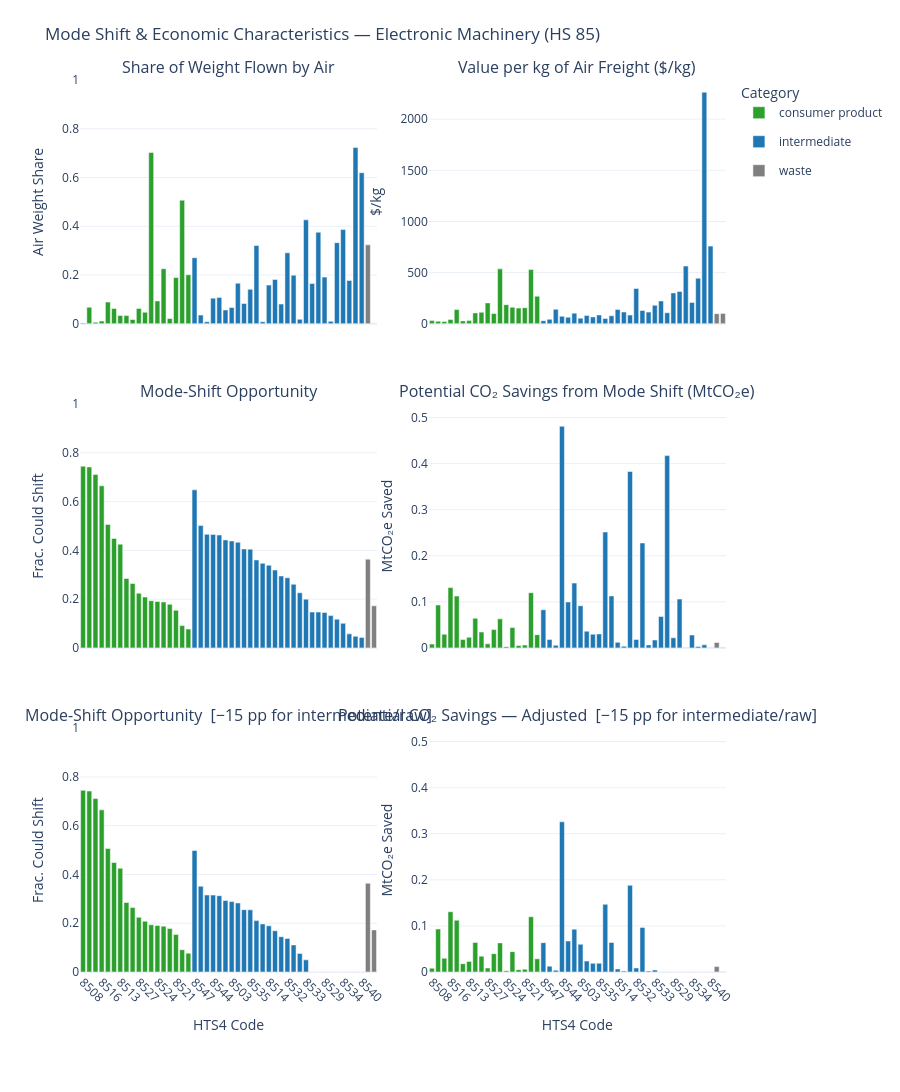

The notebook cell saved with this chart:
### Code cell
elec_category_map = {
    '8501': 'intermediate',     # electric motors and generators
    '8502': 'intermediate',     # generating sets
    '8503': 'intermediate',     # parts for 8501/8502
    '8504': 'intermediate',     # electrical transformers, static converters
    '8505': 'intermediate',     # electromagnets; couplings, brakes
    '8506': 'consumer product', # primary cells and primary batteries
    '8507': 'intermediate',     # electric accumulators (rechargeable)
    '8508': 'consumer product', # vacuum cleaners
    '8509': 'consumer product', # electromechanical domestic appliances
    '8510': 'consumer product', # shavers, hair clippers, hair-removal devices
    '8511': 'intermediate',     # ignition/starting equipment for engines
    '8512': 'consumer product', # lighting/signalling equipment for vehicles
    '8513': 'consumer product', # portable electric lamps
    '8514': 'intermediate',     # industrial electric furnaces and ovens
    '8515': 'intermediate',     # industrial soldering/welding machines
    '8516': 'consumer product', # electric water heaters, hair dryers, irons
    '8517': 'consumer product', # telephone sets; smartphones; routers
    '8518': 'consumer product', # microphones, loudspeakers, amplifiers
    '8519': 'consumer product', # sound recording/reproducing apparatus
    '8520': 'consumer product', # magnetic tape recorders
    '8521': 'consumer product', # video recording/reproducing apparatus
    '8522': 'intermediate',     # parts/accessories for 8519–8521
    '8523': 'consumer product', # discs, tapes, smart cards for data storage
    '8524': 'consumer product', # flat panel display modules
    '8525': 'consumer product', # transmission apparatus; cameras
    '8526': 'intermediate',     # radar, radio navigation, remote control
    '8527': 'consumer product', # radio broadcast receivers
    '8528': 'consumer product', # monitors and projectors; TVs
    '8529': 'intermediate',     # parts for 8525–8528
    '8530': 'intermediate',     # electrical signalling equipment for railways
    '8531': 'consumer product', # electric sound/visual signalling apparatus
    '8532': 'intermediate',     # electrical capacitors
    '8533': 'intermediate',     # electrical resistors
    '8534': 'intermediate',     # printed circuits
    '8535': 'intermediate',     # electrical apparatus for switching (high V)
    '8536': 'intermediate',     # electrical apparatus for switching (<=1000V)
    '8537': 'intermediate',     # boards, panels, consoles for controlling
    '8538': 'intermediate',     # parts for 8535–8537
    '8539': 'consumer product', # electric filament or discharge lamps
    '8540': 'intermediate',     # thermionic valves and tubes
    '8541': 'intermediate',     # semiconductor devices; LEDs
    '8542': 'intermediate',     # electronic integrated circuits
    '8543': 'intermediate',     # other electrical machines with specific function
    '8544': 'intermediate',     # insulated wire, cable, optical fibre cables
    '8545': 'intermediate',     # carbon electrodes
    '8546': 'intermediate',     # electrical insulators
    '8547': 'intermediate',     # insulating fittings for electrical machines
    '8548': 'waste',            # waste/scrap of primary cells and batteries
    '8549': 'waste',            # electrical/electronic waste not elsewhere classified
}

elec_deep_dive = deep_dive_quad_chart(
    elec_results,
    elec_category_map,
    group_name='Electronic Machinery (HS 85)'
)

### Figure 1 — Plotly figure (JSON) as saved in the notebook; plotly's stock layout.template omitted (floating-point values rounded to 4 significant figures)
{"data": [{"legendgroup": "consumer product", "marker": {"color": "#2ca02c"}, "name": "consumer product", "showlegend": true, "type": "bar", "x": ["8508", "8512", "8509", "8516", "8518", "8510", "8513", "8528", "8539", "8527", "8506", "8523", "8524", "8531", "8519", "8521", "8517", "8525"], "xaxis": "x", "y": [0.003713, 0.06777, 0.006602, 0.01128, 0.08904, 0.06266, 0.03422, 0.0338, 0.01763, 0.06311, 0.04739, 0.7029, 0.09382, 0.226, 0.02161, 0.1897, 0.507, 0.2011], "yaxis": "y"}, {"legendgroup": "consumer product", "marker": {"color": "#2ca02c"}, "name": "consumer product", "showlegend": false, "type": "bar", "x": ["8508", "8512", "8509", "8516", "8518", "8510", "8513", "8528", "8539", "8527", "8506", "8523", "8524", "8531", "8519", "8521", "8517", "8525"], "xaxis": "x2", "y": [31.39, 24.96, 22.3, 42.97, 139.6, 28.66, 31.56, 106.8, 112.8, 204.5, 100.6, 537.0, 187.4, 161.8, 153.5, 157.9, 530.4, 270.0], "yaxis": "y2"}, {"legendgroup": "consumer product", "marker": {"color": "#2ca02c"}, "name": "consumer product", "showlegend": false, "type": "bar", "x": ["8508", "8512", "8509", "8516", "8518", "8510", "8513", "8528", "8539", "8527", "8506", "8523", "8524", "8531", "8519", "8521", "8517", "8525"], "xaxis": "x3", "y": [0.7453, 0.7421, 0.7115, 0.665, 0.5065, 0.449, 0.4256, 0.285, 0.2643, 0.2241, 0.2085, 0.1936, 0.1906, 0.188, 0.1787, 0.154, 0.09147, 0.07715], "yaxis": "y3"}, {"legendgroup": "consumer product", "marker": {"color": "#2ca02c"}, "name": "consumer product", "showlegend": false, "type": "bar", "x": ["8508", "8512", "8509", "8516", "8518", "8510", "8513", "8528", "8539", "8527", "8506", "8523", "8524", "8531", "8519", "8521", "8517", "8525"], "xaxis": "x4", "y": [0.00824, 0.09311, 0.02978, 0.1308, 0.1125, 0.0181, 0.02302, 0.06418, 0.03442, 0.008769, 0.03984, 0.0631, 0.002759, 0.04421, 0.005144, 0.006091, 0.1199, 0.02865], "yaxis": "y4"}, {"legendgroup": "consumer product", "marker": {"color": "#2ca02c"}, "name": "consumer product", "showlegend": false, "type": "bar", "x": ["8508", "8512", "8509", "8516", "8518", "8510", "8513", "8528", "8539", "8527", "8506", "8523", "8524", "8531", "8519", "8521", "8517", "8525"], "xaxis": "x5", "y": [0.7453, 0.7421, 0.7115, 0.665, 0.5065, 0.449, 0.4256, 0.285, 0.2643, 0.2241, 0.2085, 0.1936, 0.1906, 0.188, 0.1787, 0.154, 0.09147, 0.07715], "yaxis": "y5"}, {"legendgroup": "consumer product", "marker": {"color": "#2ca02c"}, "name": "consumer product", "showlegend": false, "type": "bar", "x": ["8508", "8512", "8509", "8516", "8518", "8510", "8513", "8528", "8539", "8527", "8506", "8523", "8524", "8531", "8519", "8521", "8517", "8525"], "xaxis": "x6", "y": [0.00824, 0.09311, 0.02978, 0.1308, 0.1125, 0.0181, 0.02302, 0.06418, 0.03442, 0.008769, 0.03984, 0.0631, 0.002759, 0.04421, 0.005144, 0.006091, 0.1199, 0.02865], "yaxis": "y6"}, {"legendgroup": "intermediate", "marker": {"color": "#1f77b4"}, "name": "intermediate", "showlegend": true, "type": "bar", "x": ["8547", "8546", "8502", "8544", "8511", "8501", "8503", "8515", "8505", "8535", "8538", "8507", "8514", "8530", "8504", "8532", "8536", "8545", "8533", "8537", "8543", "8529", "8541", "8522", "8534", "8526", "8542", "8540"], "xaxis": "x", "y": [0.2711, 0.03566, 0.008756, 0.1052, 0.1083, 0.05698, 0.06691, 0.1665, 0.08332, 0.1413, 0.3209, 0.008472, 0.1588, 0.1819, 0.08101, 0.2911, 0.1994, 0.01842, 0.4263, 0.1653, 0.3758, 0.1916, 0.01018, 0.3328, 0.3867, 0.1778, 0.7229, 0.62], "yaxis": "y"}, {"legendgroup": "intermediate", "marker": {"color": "#1f77b4"}, "name": "intermediate", "showlegend": false, "type": "bar", "x": ["8547", "8546", "8502", "8544", "8511", "8501", "8503", "8515", "8505", "8535", "8538", "8507", "8514", "8530", "8504", "8532", "8536", "8545", "8533", "8537", "8543", "8529", "8541", "8522", "8534", "8526", "8542", "8540"], "xaxis": "x2", "y": [30.47, 43.79, 142.4, 73.85, 64.22, 104.4, 55.08, 82.11, 67.54, 86.63, 52.41, 78.8, 140.4, 115.3, 85.14, 344.8, 130.0, 114.3, 181.0, 223.5, 108.1, 302.1, 316.3, 564.4, 209.3, 445.9, 2264.0, 759.4], "yaxis": "y2"}, {"legendgroup": "intermediate", "marker": {"color": "#1f77b4"}, "name": "intermediate", "showlegend": false, "type": "bar", "x": ["8547", "8546", "8502", "8544", "8511", "8501", "8503", "8515", "8505", "8535", "8538", "8507", "8514", "8530", "8504", "8532", "8536", "8545", "8533", "8537", "8543", "8529", "8541", "8522", "8534", "8526", "8542", "8540"], "xaxis": "x3", "y": [0.6484, 0.5019, 0.4657, 0.4654, 0.463, 0.4431, 0.4388, 0.4332, 0.4058, 0.4049, 0.3608, 0.3471, 0.3393, 0.3193, 0.2949, 0.2878, 0.261, 0.2262, 0.1999, 0.1472, 0.1471, 0.1455, 0.1325, 0.1179, 0.1007, 0.05757, 0.04742, 0.04308], "yaxis": "y3"}, {"legendgroup": "intermediate", "marker": {"color": "#1f77b4"}, "name": "intermediate", "showlegend": false, "type": "bar", "x": ["8547", "8546", "8502", "8544", "8511", "8501", "8503", "8515", "8505", "8535", "8538", "8507", "8514", "8530", "8504", "8532", "8536", "8545", "8533", "8537", "8543", "8529", "8541", "8522", "8534", "8526", "8542", "8540"], "xaxis": "x4", "y": [0.08281, 0.0181, 0.005788, 0.481, 0.09961, 0.1406, 0.09149, 0.03625, 0.02972, 0.03032, 0.2515, 0.1128, 0.012, 0.003675, 0.3828, 0.01819, 0.2277, 0.006505, 0.01718, 0.06832, 0.4173, 0.02199, 0.106, 0.0002786, 0.02781, 0.00294, 0.006679, 0.0002558], "yaxis": "y4"}, {"legendgroup": "intermediate", "marker": {"color": "#1f77b4"}, "name": "intermediate", "showlegend": false, "type": "bar", "x": ["8547", "8546", "8502", "8544", "8511", "8501", "8503", "8515", "8505", "8535", "8538", "8507", "8514", "8530", "8504", "8532", "8536", "8545", "8533", "8537", "8543", "8529", "8541", "8522", "8534", "8526", "8542", "8540"], "xaxis": "x5", "y": [0.4984, 0.3519, 0.3157, 0.3154, 0.313, 0.2931, 0.2888, 0.2832, 0.2558, 0.2549, 0.2108, 0.1971, 0.1893, 0.1693, 0.1449, 0.1378, 0.111, 0.07619, 0.04988, 0.0, 0.0, 0.0, 0.0, 0.0, 0.0, 0.0, 0.0, 0.0], "yaxis": "y5"}, {"legendgroup": "intermediate", "marker": {"color": "#1f77b4"}, "name": "intermediate", "showlegend": false, "type": "bar", "x": ["8547", "8546", "8502", "8544", "8511", "8501", "8503", "8515", "8505", "8535", "8538", "8507", "8514", "8530", "8504", "8532", "8536", "8545", "8533", "8537", "8543", "8529", "8541", "8522", "8534", "8526", "8542", "8540"], "xaxis": "x6", "y": [0.06365, 0.01269, 0.003924, 0.3259, 0.06733, 0.09302, 0.06021, 0.0237, 0.01873, 0.01909, 0.1469, 0.06403, 0.006696, 0.001949, 0.1881, 0.008708, 0.09683, 0.002191, 0.004286, 0.0, 0.0, 0.0, 0.0, 0.0, 0.0, 0.0, 0.0, 0.0], "yaxis": "y6"}, {"legendgroup": "waste", "marker": {"color": "#7f7f7f"}, "name": "waste", "showlegend": true, "type": "bar", "x": ["8548", "8549"], "xaxis": "x", "y": [0.3238, 0.0009342], "yaxis": "y"}, {"legendgroup": "waste", "marker": {"color": "#7f7f7f"}, "name": "waste", "showlegend": false, "type": "bar", "x": ["8548", "8549"], "xaxis": "x2", "y": [98.83, 101.9], "yaxis": "y2"}, {"legendgroup": "waste", "marker": {"color": "#7f7f7f"}, "name": "waste", "showlegend": false, "type": "bar", "x": ["8548", "8549"], "xaxis": "x3", "y": [0.3641, 0.1727], "yaxis": "y3"}, {"legendgroup": "waste", "marker": {"color": "#7f7f7f"}, "name": "waste", "showlegend": false, "type": "bar", "x": ["8548", "8549"], "xaxis": "x4", "y": [0.01174, 0.000776], "yaxis": "y4"}, {"legendgroup": "waste", "marker": {"color": "#7f7f7f"}, "name": "waste", "showlegend": false, "type": "bar", "x": ["8548", "8549"], "xaxis": "x5", "y": [0.3641, 0.1727], "yaxis": "y5"}, {"legendgroup": "waste", "marker": {"color": "#7f7f7f"}, "name": "waste", "showlegend": false, "type": "bar", "x": ["8548", "8549"], "xaxis": "x6", "y": [0.01174, 0.000776], "yaxis": "y6"}], "layout": {"annotations": [{"font": {"size": 16}, "showarrow": false, "text": "Share of Weight Flown by Air", "x": 0.23, "xanchor": "center", "xref": "paper", "y": 1, "yanchor": "bottom", "yref": "paper"}, {"font": {"size": 16}, "showarrow": false, "text": "Value per kg of Air Freight ($/kg)", "x": 0.77, "xanchor": "center", "xref": "paper", "y": 1, "yanchor": "bottom", "yref": "paper"}, {"font": {"size": 16}, "showarrow": false, "text": "Mode-Shift Opportunity", "x": 0.23, "xanchor": "center", "xref": "paper", "y": 0.6367, "yanchor": "bottom", "yref": "paper"}, {"font": {"size": 16}, "showarrow": false, "text": "Potential CO₂ Savings from Mode Shift (MtCO₂e)", "x": 0.77, "xanchor": "center", "xref": "paper", "y": 0.6367, "yanchor": "bottom", "yref": "paper"}, {"font": {"size": 16}, "showarrow": false, "text": "Mode-Shift Opportunity  [−15 pp for intermediate/raw]", "x": 0.23, "xanchor": "center", "xref": "paper", "y": 0.2733, "yanchor": "bottom", "yref": "paper"}, {"font": {"size": 16}, "showarrow": false, "text": "Potential CO₂ Savings — Adjusted  [−15 pp for intermediate/raw]", "x": 0.77, "xanchor": "center", "xref": "paper", "y": 0.2733, "yanchor": "bottom", "yref": "paper"}], "height": 1200, "legend": {"orientation": "v", "title": {"text": "Category"}, "x": 1.02, "xanchor": "left"}, "margin": {"b": 120, "l": 80, "r": 160, "t": 80}, "title": {"text": "Mode Shift & Economic Characteristics — Electronic Machinery (HS 85)"}, "xaxis": {"anchor": "y", "domain": [0, 0.46], "matches": "x5", "showticklabels": false}, "xaxis2": {"anchor": "y2", "domain": [0.54, 1], "matches": "x6", "showticklabels": false}, "xaxis3": {"anchor": "y3", "domain": [0, 0.46], "matches": "x5", "showticklabels": false}, "xaxis4": {"anchor": "y4", "domain": [0.54, 1], "matches": "x6", "showticklabels": false}, "xaxis5": {"anchor": "y5", "domain": [0, 0.46], "tickangle": 45, "title": {"text": "HTS4 Code"}}, "xaxis6": {"anchor": "y6", "domain": [0.54, 1], "tickangle": 45, "title": {"text": "HTS4 Code"}}, "yaxis": {"anchor": "x", "domain": [0.7267, 1], "range": [0, 1], "title": {"text": "Air Weight Share"}}, "yaxis2": {"anchor": "x2", "domain": [0.7267, 1], "title": {"text": "$/kg"}}, "yaxis3": {"anchor": "x3", "domain": [0.3633, 0.6367], "range": [0, 1], "title": {"text": "Frac. Could Shift"}}, "yaxis4": {"anchor": "x4", "domain": [0.3633, 0.6367], "range": [0, 0.529], "title": {"text": "MtCO₂e Saved"}}, "yaxis5": {"anchor": "x5", "domain": [0, 0.2733], "range": [0, 1], "title": {"text": "Frac. Could Shift"}}, "yaxis6": {"anchor": "x6", "domain": [0, 0.2733], "range": [0, 0.529], "title": {"text": "MtCO₂e Saved"}}}}
